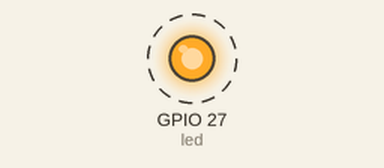
The program below on a simulated ESP32 board running MicroPython. Parts: output pins drawn as LEDs (lit = HIGH). Dashed ring = blinking.

Above: at 0.5 s.
Timing chart, 0 to 4.6 s (numbered marks = the images above):
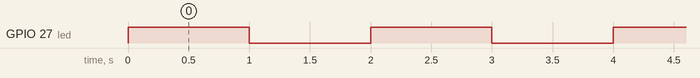

Measured:
- by itself, GPIO 27 (led): alternates HIGH for 1.0 s and LOW for 1.0 s

The program:

Blink.py
```python
"""
  Blink

  Turns an LED (GPIO 27) on for one second, then off for one second, repeatedly.
"""

import time
from machine import Pin

led=Pin(27,Pin.OUT)

while True:
    led.value(1)
    time.sleep(1)
    led.value(0)
    time.sleep(1)
```
